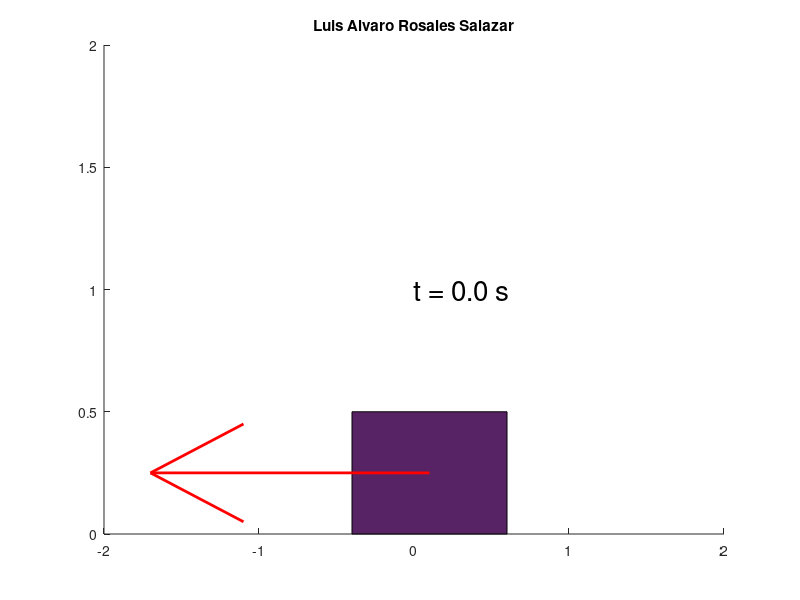

This chart was generated by the following MATLAB code: (Note: this script raises an error after producing the figure.)
clear all % limpia todas las variables
close all % cierra todas las ventanas
clc %limpia pantalla

%parametros fisicos
k=200; %Constante del resorte (N/m)
m = 0.5;
altura = 0.5;
ancho = 1;

%Parametros temporales
ti = 0; %Tiempo inicial
tf = 10; %Tiempo final
N=200; %Numero de pasos temporales
dt = (tf-ti)/N; %Tiempo de paso

%condiciones iniciales
t(1)=ti;
x(1)=0.1;
v(1) = 0;

%fotografia inicial
figure(1)
caja = rectangle("position",[x(1)-ancho/2, 0, ancho, altura]);
set(caja, "facecolor","#572364");
hold on
axis([-2,2,0,2])
fuerza = quiver(x(1), altura/2, -k*x(1)/10, 0);
set(fuerza, "color", "red", "linewidth", 2)
texto = sprintf("t = %.1f s", t(1));
letrero = text(0,1,texto);
set(letrero, "fontsize", 20)
title('Luis Alvaro Rosales Salazar')
texto_trabajo = sprintf('W = %.1f', W(1));
letrero_trabajo = text(0,1,texto_trabajo);

%nucleo del programa
for n= 1:N
  delete(caja)
  delete(fuerza)
  delete(letrero)
  t(n+1)=t(n)+dt;
  F = -k*x(n);
  v(n+1)=v(n)+F/m*dt;
  x(n+1)=x(n)+v(n+1)*dt;
  caja = rectangle("position",[x(n+1)-ancho/2, 0, ancho, altura]);
  set(caja, "facecolor","#572364");
  fuerza = quiver(x(n+1), altura/2, -k*x(n+1)/10, 0);
  set(fuerza, "color", "red", "linewidth", 2)
  texto = sprintf("t = %.1f s", t(n+1));
  letrero = text(0,1,texto);
  set(letrero, "fontsize", 20)
  pause(0.01)
end